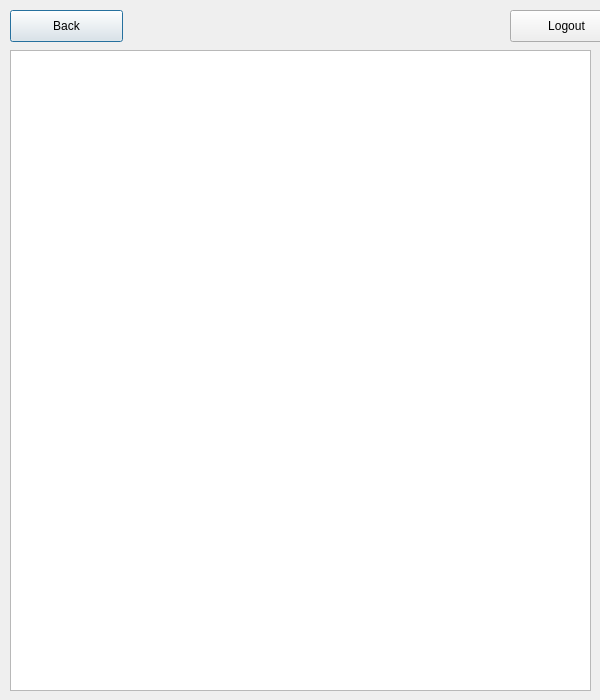
<?xml version="1.0" encoding="UTF-8"?>
<ui version="4.0">
 <class>editEmployee</class>
 <widget class="QDialog" name="editEmployee">
  <property name="geometry">
   <rect>
    <x>0</x>
    <y>0</y>
    <width>600</width>
    <height>700</height>
   </rect>
  </property>
  <property name="minimumSize">
   <size>
    <width>600</width>
    <height>700</height>
   </size>
  </property>
  <property name="maximumSize">
   <size>
    <width>600</width>
    <height>700</height>
   </size>
  </property>
  <property name="windowTitle">
   <string>Dialog</string>
  </property>
  <widget class="QPushButton" name="pushButton">
   <property name="geometry">
    <rect>
     <x>10</x>
     <y>10</y>
     <width>113</width>
     <height>32</height>
    </rect>
   </property>
   <property name="text">
    <string>Back</string>
   </property>
  </widget>
  <widget class="QPushButton" name="pushButton_2">
   <property name="geometry">
    <rect>
     <x>510</x>
     <y>10</y>
     <width>113</width>
     <height>32</height>
    </rect>
   </property>
   <property name="text">
    <string>Logout</string>
   </property>
  </widget>
  <widget class="QPushButton" name="pushButton_3">
   <property name="geometry">
    <rect>
     <x>20</x>
     <y>490</y>
     <width>113</width>
     <height>32</height>
    </rect>
   </property>
   <property name="text">
    <string>Submit</string>
   </property>
  </widget>
  <widget class="QTableView" name="tableView">
   <property name="geometry">
    <rect>
     <x>10</x>
     <y>50</y>
     <width>581</width>
     <height>641</height>
    </rect>
   </property>
   <property name="sizePolicy">
    <sizepolicy hsizetype="Fixed" vsizetype="Fixed">
     <horstretch>0</horstretch>
     <verstretch>0</verstretch>
    </sizepolicy>
   </property>
  </widget>
 </widget>
 <resources/>
 <connections/>
</ui>
